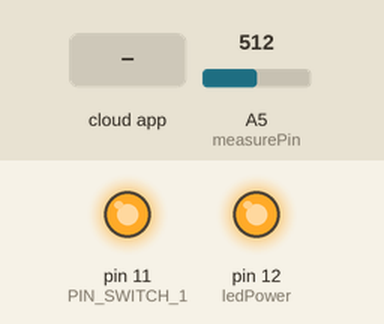
The sketch below on a simulated Arduino Uno, built with avr-gcc and run on an emulated ATmega328P. Shown: output pins drawn as LEDs (lit = HIGH). The inputs (shaded band) are chosen by the test bench; at power-on: A5 (measurePin) = 512. The RemoteXY app is connected.

Above: at 1.8 s.
1.9 s: the phone or cloud app sets switch_1 to 1
At 3.2 s:
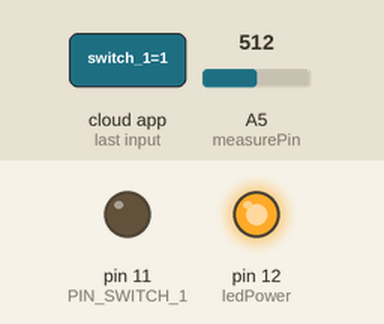
3.5 s: the phone or cloud app sets switch_1 to 0
At 4.5 s:
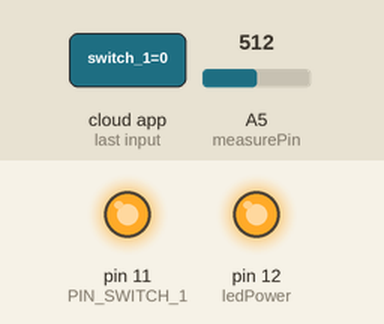
Timing chart, 0 to 6.5 s (numbered marks = the images above; inputs shaded):
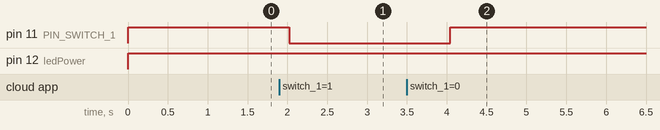

The sketch:

project.ino
```cpp
int measurePin = A5;
int ledPower = 12;

unsigned int samplingTime = 280;
unsigned int deltaTime = 40;
unsigned int sleepTime = 9680;

float voMeasured = 0;
float calcVoltage = 0;
float dustDensity = 0;
//////////////////////////////////////////////
//        RemoteXY include library          //
//////////////////////////////////////////////

// RemoteXY select connection mode and include library
#define REMOTEXY_MODE__SOFTSERIAL
#include <SoftwareSerial.h>

#include <RemoteXY.h>

// RemoteXY connection settings
#define REMOTEXY_SERIAL_RX 2
#define REMOTEXY_SERIAL_TX 3
#define REMOTEXY_SERIAL_SPEED 9600


// RemoteXY configurate
#pragma pack(push, 1)
uint8_t RemoteXY_CONF[] =
  { 255,1,0,33,0,137,0,10,13,1,
  129,0,1,49,21,4,17,82,97,119,
  32,83,105,103,110,97,108,0,129,0,
  1,59,18,5,17,86,111,108,116,97,
  103,101,0,129,0,1,70,24,4,17,
  68,117,115,116,32,68,101,110,115,105,
  116,121,0,129,0,2,4,18,6,79,
  83,116,97,121,32,83,97,102,101,0,
  129,0,8,16,47,9,24,65,105,114,
  32,80,117,114,105,102,105,101,114,0,
  67,4,29,47,23,7,2,26,11,67,
  4,29,69,23,7,2,26,11,2,0,
  19,30,21,9,2,26,31,31,79,78,
  0,79,70,70,0,67,4,29,58,23,
  7,2,26,11 };

// this structure defines all the variables and events of your control interface
struct {

    // input variables
  uint8_t switch_1; // =1 if switch ON and =0 if OFF

    // output variables
  char text_signal[11];  // string UTF8 end zero
  char text_dust[11];  // string UTF8 end zero
  char text_volt[11];  // string UTF8 end zero

    // other variable
  uint8_t connect_flag;  // =1 if wire connected, else =0

} RemoteXY;
#pragma pack(pop)

/////////////////////////////////////////////
//           END RemoteXY include          //
/////////////////////////////////////////////
#define PIN_SWITCH_1 11

void setup()
{
  RemoteXY_Init ();
  pinMode (PIN_SWITCH_1, OUTPUT);
  pinMode(ledPower,OUTPUT);
}

void loop()
{ RemoteXY_Handler ();
  digitalWrite(PIN_SWITCH_1, (RemoteXY.switch_1==1)?LOW:HIGH);
  digitalWrite(ledPower,LOW);
  delayMicroseconds(samplingTime);

  voMeasured = analogRead(measurePin);
  delayMicroseconds(deltaTime);
  digitalWrite(ledPower,HIGH);
  delayMicroseconds(sleepTime);

  calcVoltage = voMeasured*(5.0/1024);
  dustDensity = 0.17*calcVoltage-0.1;

  if ( dustDensity < 0)
  {dustDensity = 0.00;}

 dtostrf(voMeasured, 0, 1, RemoteXY.text_signal);
 dtostrf(calcVoltage, 0, 1, RemoteXY.text_volt);
 dtostrf(dustDensity, 0, 1, RemoteXY.text_dust);
 delay(1000);
}
```

Measured:
- after the input at 1.9 s, pin 11 (PIN_SWITCH_1): HIGH → LOW after 0.12 s
- after the input at 3.5 s, pin 11 (PIN_SWITCH_1): LOW → HIGH after 0.54 s
